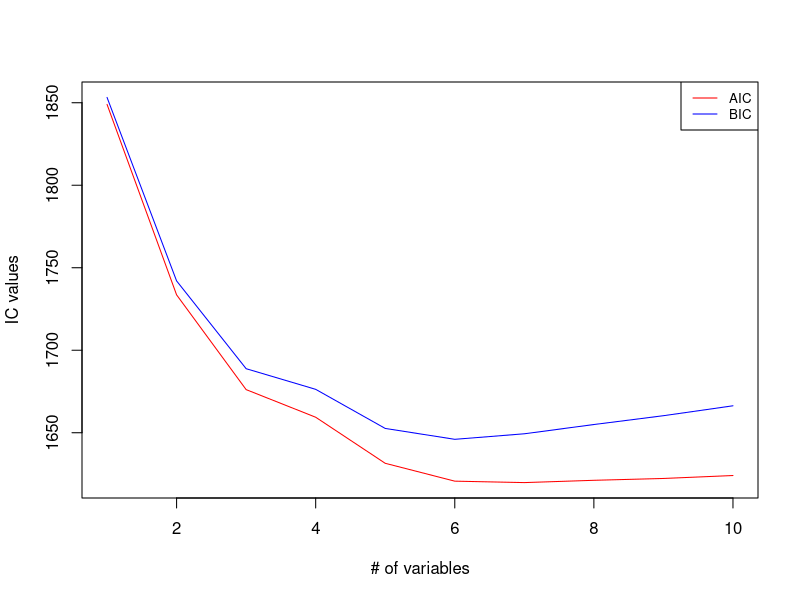

This chart was generated by the following R code:
# Load library
library(MASS)

# Clear environment
rm(list = ls())

# Setting Japanese font (for MacOSX)
# par(family= "HiraKakuProN-W3")

# Chapter4 e.g.46

# RSS_k = min_{k(S) = k} RSS(S) を算出する関数。
# k_matrixは、集合{1, ..., p}における大きさkの部分集合を列に持つ、
# サイズk x pCk（pCkは二項係数(p k)^Tのこと）の行列。
RSS_min <- function(X, y, k_matrix) {
  m <- ncol(k_matrix) # RSSを評価する説明変数集合Sの数
  S_min <- Inf # RSS(S)の最小値
  for (j in 1:m) {
    q <- k_matrix[, j] # 説明変数集合Sを取得。
    S <- sum((lm(y ~ X[, q])$fitted.values - y) ^ 2) # RSS(S)を計算。
    if (S < S_min) { # より小さいRSS(S)が出てきたら、S_minとその時の説明変数集合set_qを更新。
      S_min <- S
      set_q <- q
    }
  }
  return(list(value = S_min, set = set_q))
}

# Bostonデータを用いて、AICとBICの値の挙動をプロットしてみる。
df <- Boston
X <- as.matrix(df[, c(1, 3, 5, 6, 7, 8, 10, 11, 12, 13)])
y <- df[[14]]
n <- nrow(X)
p <- ncol(X)
AIC_seq <- NULL; BIC_seq <- NULL
for (k in 1:p) {
  k_matrix <- combn(1:p, k) # 集合{1, ..., p}における大きさkの部分集合を列に持つ行列k_matrixを生成。
  res <- RSS_min(X, y, k_matrix) # RSS_kを計算。
  AIC <- n * log(res$value / n) + 2 * k # k(S) = kの際のAICを計算。
  BIC <- n * log(res$value / n) + k * log(n) # k(S) = kの際のBICを計算。
  AIC_seq <- c(AIC_seq, AIC)
  BIC_seq <- c(BIC_seq, BIC)
}
plot(1:p, ylim = c(min(AIC_seq), max(BIC_seq)), 
     type = "n", 
     xlab = "# of variables",
     ylab = "IC values")
lines(AIC_seq, col = "red")
lines(BIC_seq, col = "blue")
legend("topright", legend = c("AIC", "BIC"),
       col = c("red", "blue"),
       lwd = 1,
       cex = 0.8)
